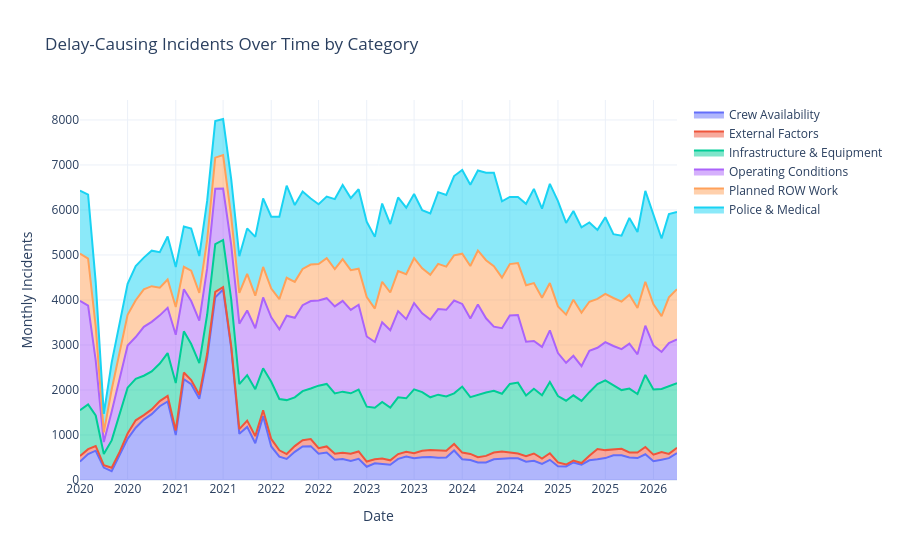

Source (notebook cell):
### Code cell
fig = px.area(
    monthly_cat,
    x="month",
    y="incidents",
    color="category",
    title="Delay-Causing Incidents Over Time by Category",
    labels={"incidents": "Monthly Incidents", "month": "Date", "category": ""},
    template="plotly_white"
)
fig.update_xaxes(dtick="M6", tickformat="%Y")
fig.show()
